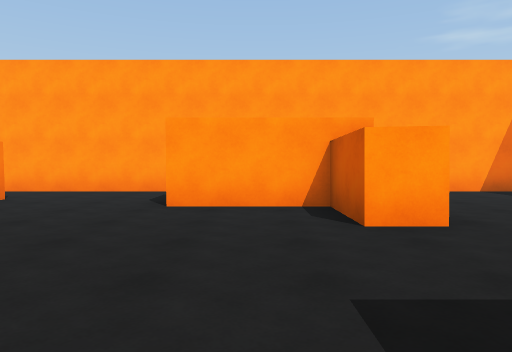
View 1 (above)

24 first-person views from a walk through a Unity game level. The camera is 1.3 m above the floor, tilts 2° down and sees 70° across. The floor is counted in squares, 2 m on a side. Each view is taken from the middle of a square. On the plan, view 1 faces up. The plan holds only what a view shows up to about 11 squares ahead; the rest is blank. The place goes on beyond the plan. The player character is not drawn.

View 2
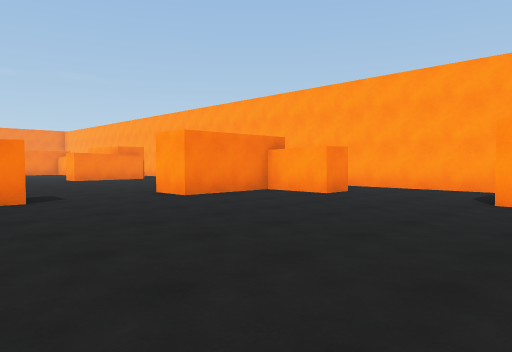

View 3
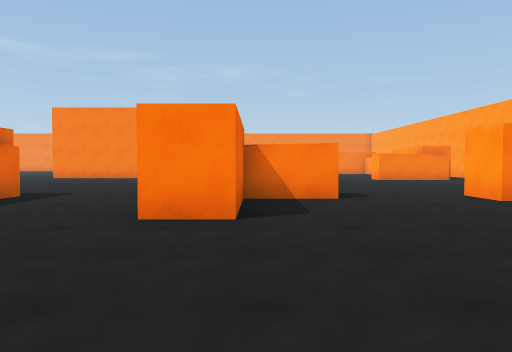

View 4
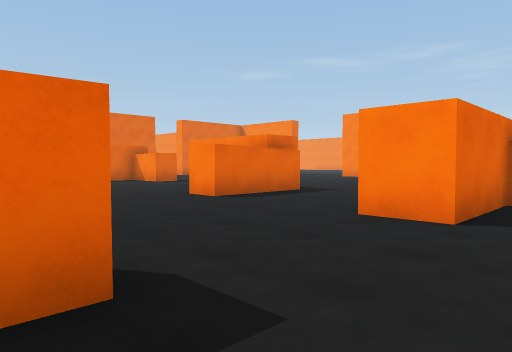

View 5
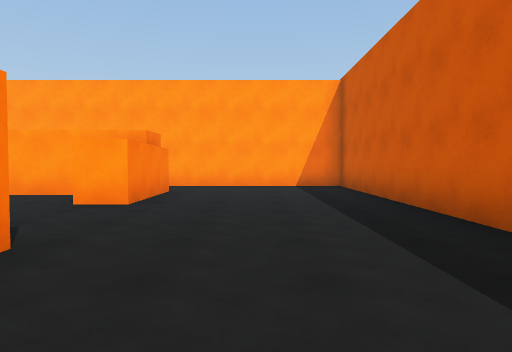

View 6
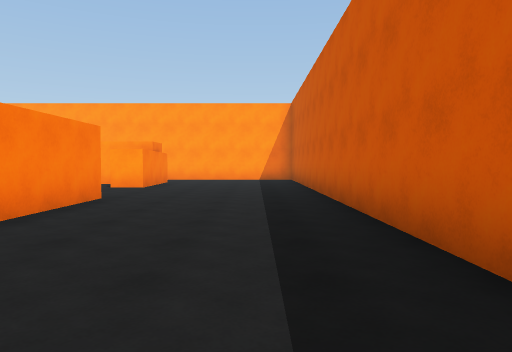

View 7
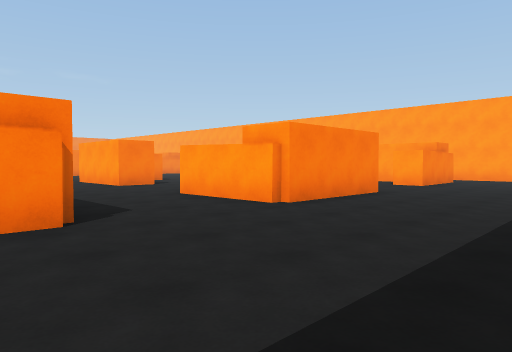

View 8
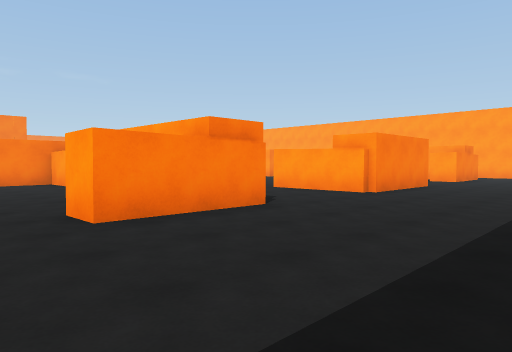

View 9
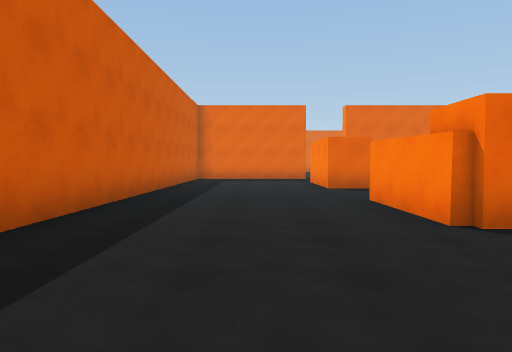

View 10
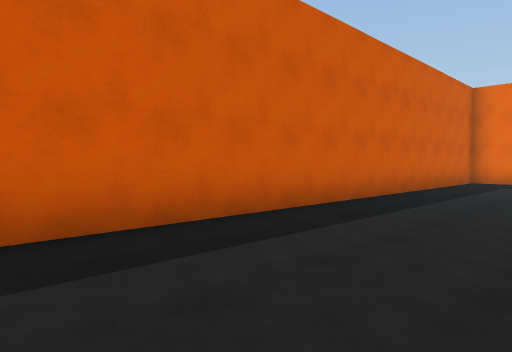

View 11
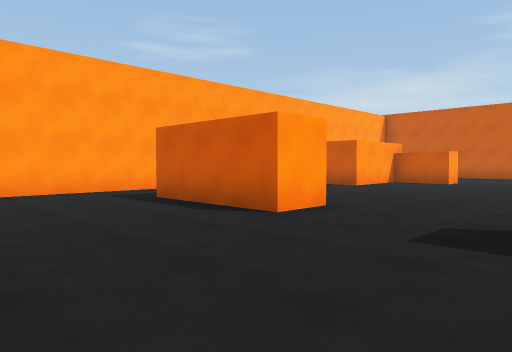

View 12
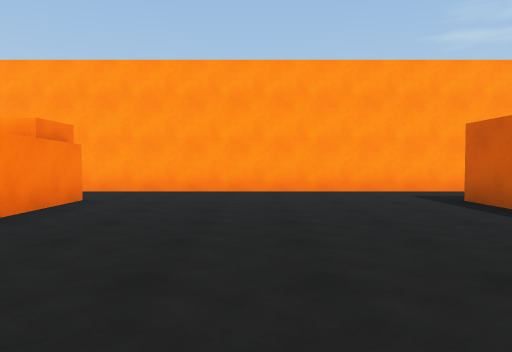

View 13
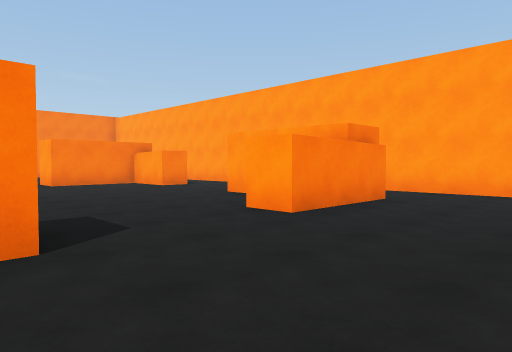

View 14
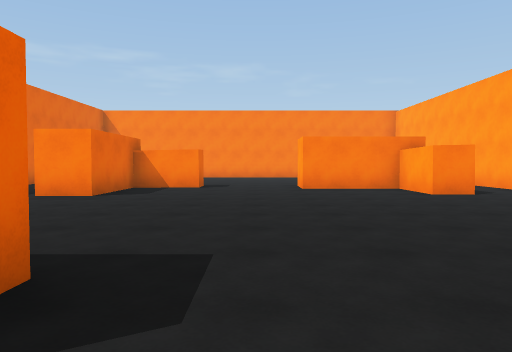

View 15
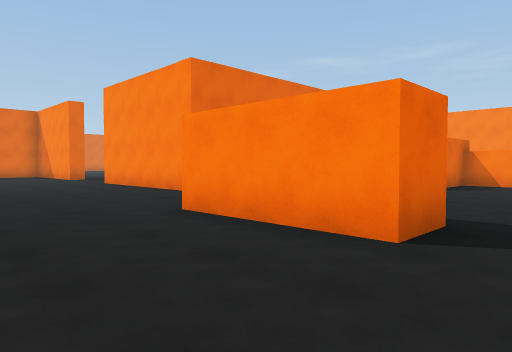

View 16
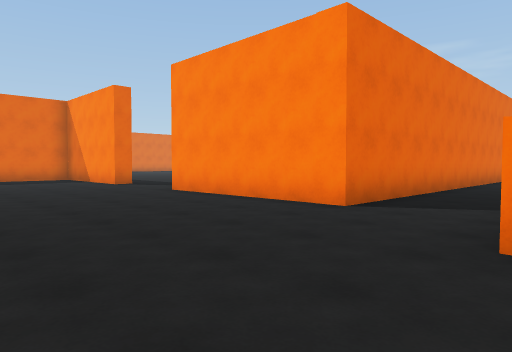

View 17
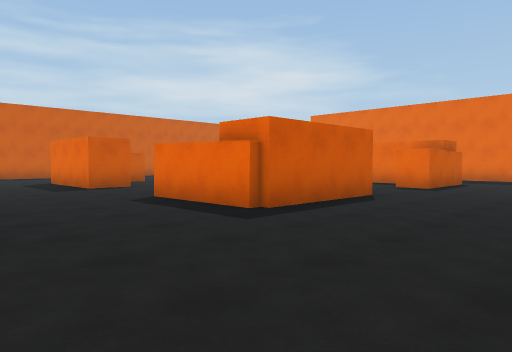

View 18
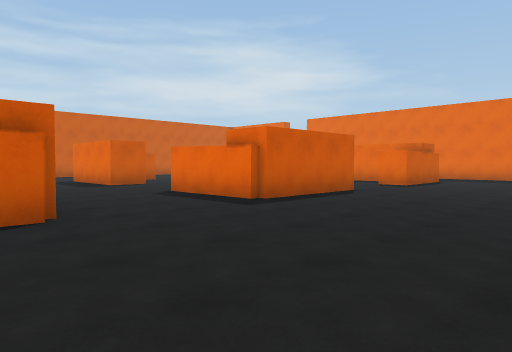

View 19
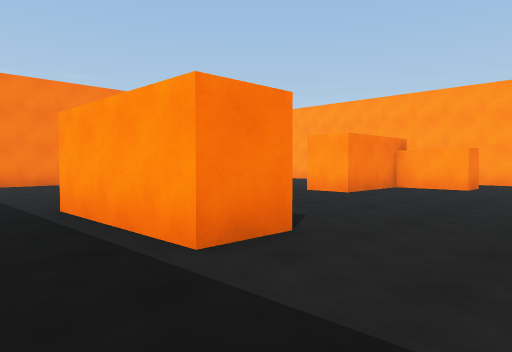

View 20
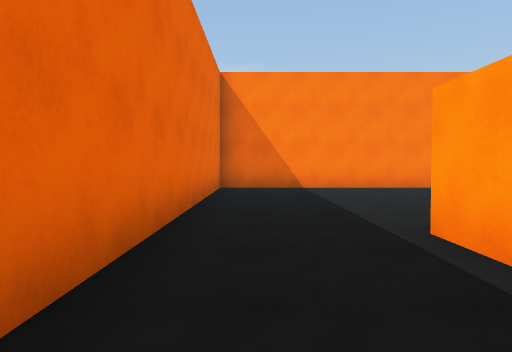

View 21
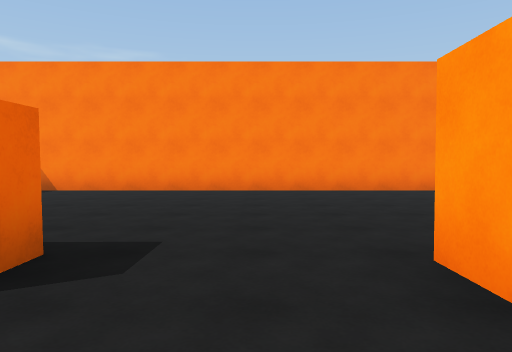

View 22
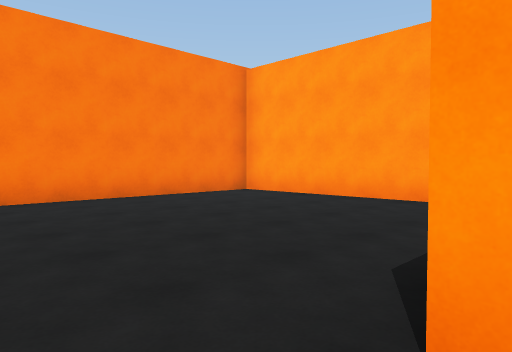

View 23
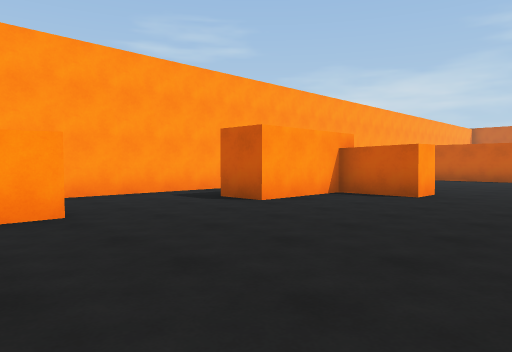

View 24
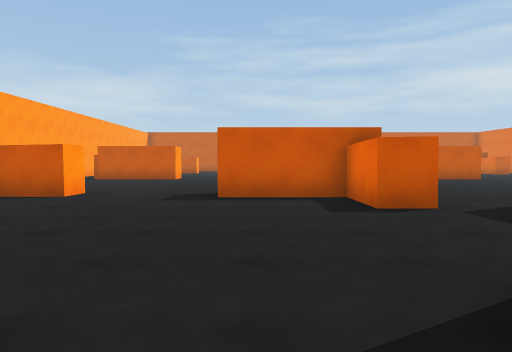

### Floor plan
Points are (right, up) in squares from view 1. A wall is a line through its corners. A room is listed if a view was taken in it or the views show most of it. See-through windows are left out.
Room 1 (views 1, 2, 3, 4, 5, 6, 7, 8, 9, 10, 11, 12, 13, 14, 15, 16, 17, 18, 19, 20, 21, 22, 23, 24)
walls: (-16.8, -2.6) (-16.8, -1.7) (-14.9, -1.7) (-14.9, 0.7) (-13.9, 0.7) (-13.9, -2.5); (-7.4, -8.9) (-7.4, -5.7) (-4.5, -5.7) (-4.5, -6.6); (-7.4, -2.4) (-7.4, -1.8); (-5, -6.5) (-6.2, -6.5) (-6.2, -7.9); (-7.4, -14.1) (-7.4, -11.7) (-6.6, -11.7); (-6.7, 0.6) (-6.7, -1.2) (-4.2, -1.2) (-4.2, -2.4) (-5, -2.4); (-23.6, 0.5) (-22.7, 0.5) (-22.7, -1.2) (-20.2, -1.2) (-20.2, -2.4) (-23.4, -2.4); (-1.4, -6.8) (-1.4, -5.7) (2, -5.7) (2, -8.5) (1.1, -8.5); (-13.9, 6.5) (-13.9, 3.7) (-14.9, 3.7) (-14.9, 5.5) (-17.4, 5.5) (-17.4, 6.6); (-0.7, -1.7) (-0.2, -1.7); (-20.6, 6.6) (-20.6, 5.7) (-22.3, 5.7) (-22.3, 3.2) (-23.5, 3.2); (1, -11.5) (2.2, -11.5); (-4.5, 6.6) (-4.5, 5.7) (-6.2, 5.7) (-6.2, 3.2) (-7.4, 3.2) (-7.4, 6.4); (2, -11.4) (2, -13); (2, 0.9) (2, -2.6) (-0.7, -2.6); (-25.2, 8.4) (-29.7, 8.4) (-29.7, -4.9) (-15.9, -4.9) (-15.9, -9.9); (-1.9, 8.4) (-23.6, 8.4); (2, 6.5) (2, 3.7) (1.1, 3.7) (1.1, 5.5) (-1.4, 5.5) (-1.4, 6); (6.4, -16.2) (6.4, 8.4) (1.5, 8.4)

Where each view was taken, in squares from view 1:
view 1: 0 up, 0 right, facing up
view 2: 1 down, 0 right, facing up-left
view 3: 1 down, 0 right, facing left
view 4: 0 up, 0 right, facing down-left
view 5: 2 down, 4 right, facing up
view 6: 6 down, 5 right, facing up
view 7: 7 down, 6 right, facing up-left
view 8: 10 down, 6 right, facing up-left
view 9: 2 down, 4 right, facing down
view 10: 4 down, 3 right, facing down-right
view 11: 0 up, 11 left, facing up-right
view 12: 0 up, 11 left, facing up
view 13: 0 up, 11 left, facing up-left
view 14: 2 up, 13 left, facing left
view 15: 2 up, 11 left, facing down-left
view 16: 2 down, 11 left, facing down-left
view 17: 2 down, 11 left, facing down-right
view 18: 1 down, 12 left, facing down-right
view 19: 4 down, 18 left, facing up-left
view 20: 4 down, 20 left, facing left
view 21: 2 up, 21 left, facing left
view 22: 2 up, 23 left, facing up-left
view 23: 1 up, 22 left, facing up-right
view 24: 0 up, 22 left, facing right
